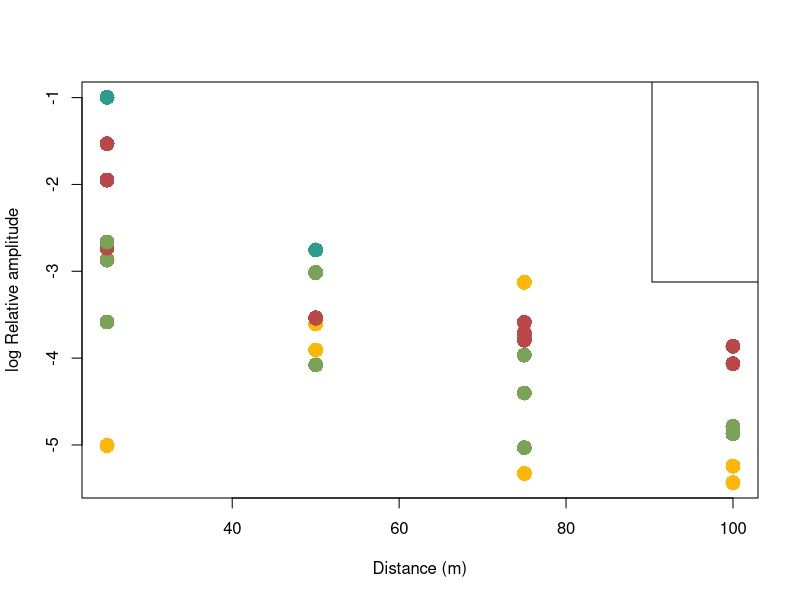

This chart was generated by the following R code: (Note: this script raises an error after producing the figure.)
#########################################
###### Forest Acoustics Analysis   ######
###### Amelia Milano               ######
###### Last update: 4/13/2023      ######
#########################################

library(dplyr)
library(tidyverse)

# read in table
analysis_table <- read.csv("data/analysis_table.csv")

# subset AF data
AF <- analysis_table %>%
  filter(species == "AF", vol == "100")

# set relative amp as numeric
AF$relative.amp <- as.numeric(AF$relative.amp)
AF$distance_m <- as.numeric(AF$distance_m)

# plot
plot(AF$distance_m, log(AF$relative.amp), col=AF$col_dir, pch = 16, cex = 2, 
     ylab = "log Relative amplitude", xlab = "Distance (m)")
legend("topright", legend = c("N", "S", "E", "W"), pch = 16, cex = 2, col = colors[1:4])

# Directions (0 degrees, 90 degrees, 180 degrees, )

AF_0 <- AF %>%
  filter(relative_dir == "N")

AF_0T <- AF %>%
  filter(relative_dir == "N", TA == "T")

AF_0A <- AF %>%
  filter(relative_dir == "N", TA == "A")

AF_90W <- AF %>%
  filter(relative_dir == "W", TA == "T")

AF_90E <- AF %>%
  filter(relative_dir == "E", TA == "T")

AF_180 <- AF %>%
  filter(relative_dir == "S")

# Directional & dist lm
AFdistMod = lm(log(relative.amp) ~ distance_m, data = AF)
AF0distMod = lm(log(relative.amp) ~ distance_m, data = AF_0)
AF90WdistMod = lm(log(relative.amp) ~ distance_m, data = AF_90W)
AF90EdistMod = lm(log(relative.amp) ~ distance_m, data = AF_90E)
AF180distMod = lm(log(relative.amp) ~ distance_m, data = AF_180)

# Plot

colors_dir <- c("#EB5353", "#f9b624", "#36AE7C", "#187498")

plot(AF$distance_m, log(AF$relative.amp), col="white",lty="dotted", pch = 16, cex = 1.7,
     ylab = "log Relative Amplitude", xlab = "Distance (m)", xaxp = c(0, 100, 4))
abline(AF0distMod, lwd = 3, col = colors_dir[1])
abline(AF90WdistMod, lwd = 3, col = colors_dir[2])
abline(AF90EdistMod, lwd = 3, col = colors_dir[3])
abline(AF180distMod, lwd = 3, col = colors_dir[4])
legend("topright", legend = c("0", "90W", "90E", "180"), pch = 16, cex = 2, col = colors_dir[1:4])
